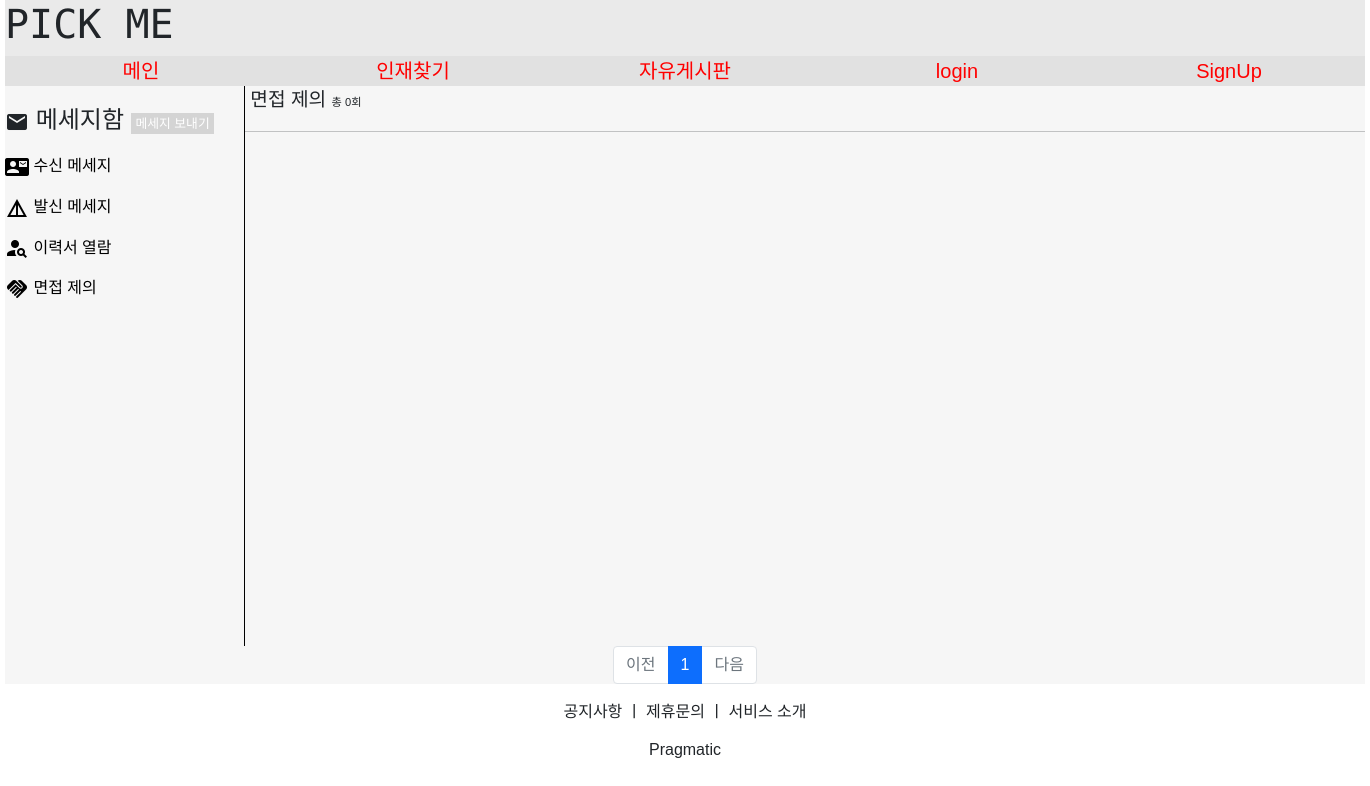
/message/message_propose/1, run on an earlier commit of the app's database.
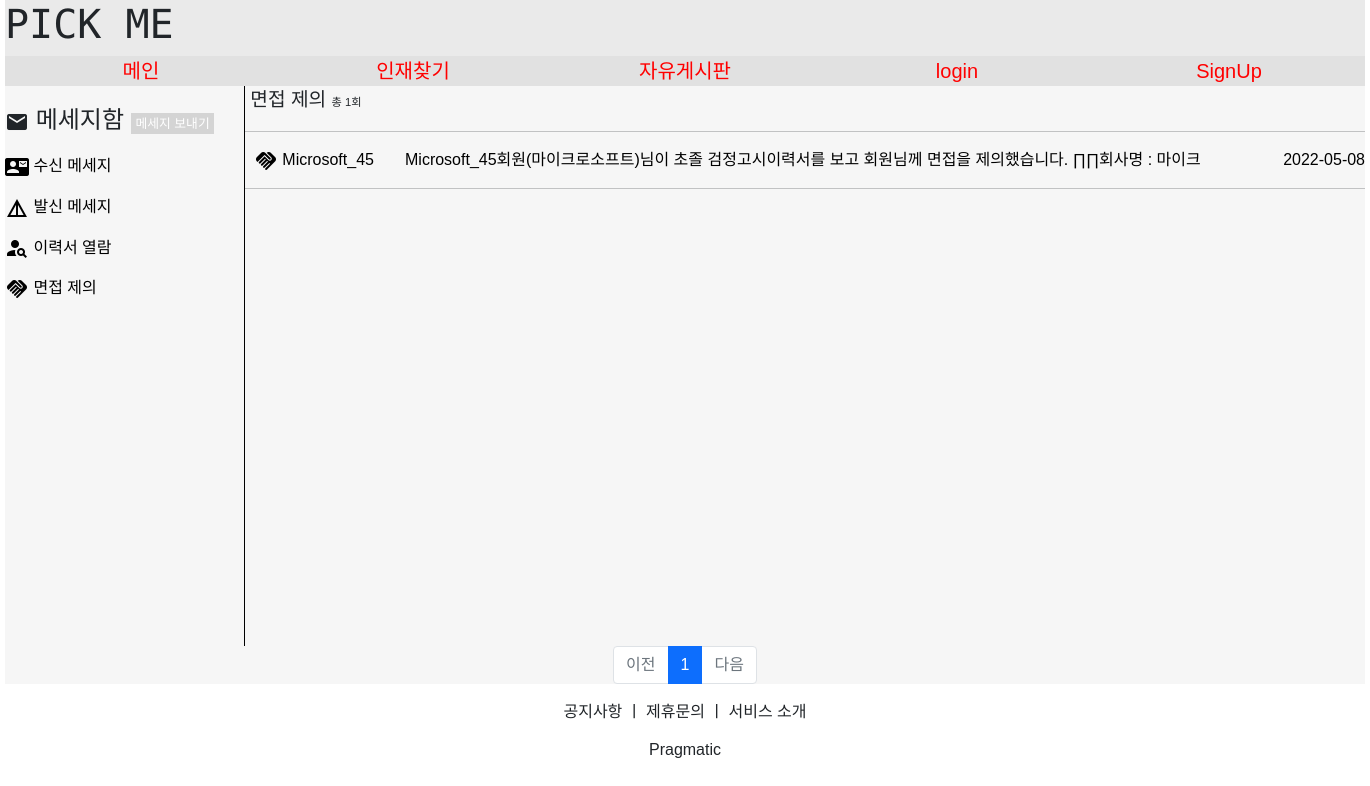
And on a later commit of the database.
### messageapp/models.py (models this page shows)
class Message_Propose_Model(models.Model):
    message_propose_receive = models.ForeignKey(MyUser, on_delete=models.CASCADE, related_name='message_propose_receive')
    message_propose_send = models.ForeignKey(MyUser, on_delete=models.CASCADE, related_name='message_propose_send')
    message_propose_detail = models.TextField()
    message_propose_company_group = models.CharField(max_length=200)
    message_propose_company_name = models.CharField(max_length=200)
    message_propose_company_ceo = models.CharField(max_length=100)
    message_propose_company_logo = models.FileField(upload_to='message/', null=True, blank=True)
    message_propose_company_phone_number = models.CharField(max_length=2000)
    message_propose_resume_title = models.CharField(max_length=2000, null=True, blank=True)
    message_propose_date = models.DateField(auto_now=True)
    message_propose_Time = models.TimeField(auto_now=True)
    message_propose_date_time = models.DateTimeField(auto_now=True)

### accountapp/models.py (models this page shows)
class MyUser(AbstractUser):
    nickname = models.CharField(max_length=20, unique=True)
    company_group = models.CharField(max_length=100)
    company_number = models.CharField(max_length=200)
    company_name = models.CharField(max_length=200)
    company_ceo = models.CharField(max_length=100)
    company_logo = models.FileField(upload_to='company_logo/', null=True, blank=True)
    company_phone_number = models.CharField(max_length=100)
    company_paper = models.FileField(upload_to='company_paper/', null=True, blank=True)

### messageapp/views.py (the view)
# urls.py: path('message_propose/<int:pk>', views.message_propose, name='message_propose'),
def message_propose(request, pk):
    context = {}
    page = request.GET.get('page', '1')
    user = MyUser.objects.filter(pk=pk)
    for temp_user in user:
        message = Message_Propose_Model.objects.filter(message_propose_receive=temp_user).order_by('-message_propose_date_time')
        count = len(message)
    paginator = Paginator(message, 8)
    page_obj = paginator.get_page(page)
    context['message'] = page_obj
    context['count'] = count
    context['pk'] = pk
    return render(request, 'message_propose.html', context)

### messageapp/templates/message_propose.html (shortened to what the changed rows need)
{% extends 'base-message.html' %}
{% block content %}
    {% load static %}
    <link rel="stylesheet" href="{% static 'css/message.css' %}">
    <div class="message_content">
        <div class="message_list">
            <div style="font-size:1.2rem;">
                &nbsp;면접 제의
                <span style="font-size:0.7rem;">총 {{ count }}회</span>
            </div>
            <hr>
            {% for list in message %}
                <a href="{% url 'messageapp:message_propose_detail' title=list.pk pk=pk %}">
                    <div class="message_main">
                        <div style="width:10rem; height:1.5rem; overflow:hidden; text-overflow:ellipsis;">
                            <i style="vertical-align:middle;" class="material-icons">handshake</i>
                            {{ list.message_propose_send }}
                        </div>
                        <div style="width:50rem; height:1.5rem; overflow:hidden; text-overflow:ellipsis;">
                            {{ list.message_propose_detail }}
                        </div>
                        <div style="width:10rem; height:1.5rem; overflow:hidden; text-overflow:ellipsis; display:flex;">
                            <div style="margin-left:auto;">
                                {{ list.message_propose_date_time|date:"Y-m-d" }}
                            </div>
                        </div>
                    </div>
                </a>
                <hr>
            {% endfor %}
        </div>
    </div>
    <ul class="pagination justify-content-center">
        {% for page_number in message.paginator.page_range %}
            {% if page_number >= message.number|add:-5 and page_number <= message.number|add:5 %}
                {% if page_number == message.number %}
                    <li class="page-item active" aria-current="page">
                        <a class="page-link" href="?page={{ page_number }}">{{ page_number }}</a>
                    </li>
                {% else %}
                    <li class="page-item">
                        <a class="page-link" href="?page={{ page_number }}">{{ page_number }}</a>
                    </li>
                {% endif %}
            {% endif %}
        {% endfor %}
    </ul>
{% endblock %}

What changed in the data, as far as the page shows it:
added Message_Propose_Model: message_propose_send "Microsoft_45", message_propose_detail "Microsoft_45회원(마이크로소프트)님이 초졸 검정고시이력서를 보고 회원님께 면접을 제의했습니다. ∏∏회사명 :…", message_propose_date_time "2022-05-08"
Also different on the page:
{{ count }}: "0" → "1"
